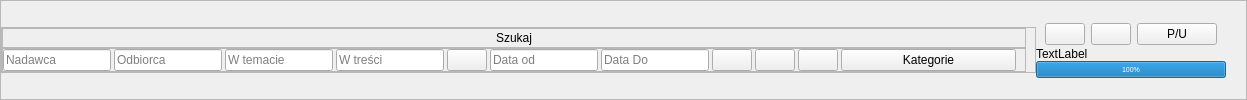
                      <widget class="QFrame" name="serchEmailFrame">
                       <property name="sizePolicy">
                        <sizepolicy hsizetype="Preferred" vsizetype="Fixed">
                         <horstretch>0</horstretch>
                         <verstretch>0</verstretch>
                        </sizepolicy>
                       </property>
                       <property name="frameShape">
                        <enum>QFrame::Shape::StyledPanel</enum>
                       </property>
                       <property name="frameShadow">
                        <enum>QFrame::Shadow::Raised</enum>
                       </property>
                       <layout class="QHBoxLayout" name="horizontalLayout_18">
                        <property name="spacing">
                         <number>0</number>
                        </property>
                        <property name="leftMargin">
                         <number>0</number>
                        </property>
                        <property name="topMargin">
                         <number>0</number>
                        </property>
                        <property name="bottomMargin">
                         <number>0</number>
                        </property>
                        <item>
                         <widget class="QFrame" name="frame_11">
                          <property name="sizePolicy">
                           <sizepolicy hsizetype="Preferred" vsizetype="Fixed">
                            <horstretch>0</horstretch>
                            <verstretch>0</verstretch>
                           </sizepolicy>
                          </property>
                          <property name="frameShape">
                           <enum>QFrame::Shape::StyledPanel</enum>
                          </property>
                          <property name="frameShadow">
                           <enum>QFrame::Shadow::Raised</enum>
                          </property>
                          <layout class="QVBoxLayout" name="verticalLayout_22">
                           <property name="spacing">
                            <number>0</number>
                           </property>
                           <property name="sizeConstraint">
                            <enum>QLayout::SizeConstraint::SetDefaultConstraint</enum>
                           </property>
                           <property name="leftMargin">
                            <number>0</number>
                           </property>
                           <property name="topMargin">
                            <number>0</number>
                           </property>
                           <property name="bottomMargin">
                            <number>0</number>
                           </property>
                           <item>
                            <widget class="QFrame" name="frame_12">
                             <property name="sizePolicy">
                              <sizepolicy hsizetype="Preferred" vsizetype="Fixed">
                               <horstretch>0</horstretch>
                               <verstretch>0</verstretch>
                              </sizepolicy>
                             </property>
                             <property name="frameShape">
                              <enum>QFrame::Shape::StyledPanel</enum>
                             </property>
                             <property name="frameShadow">
                              <enum>QFrame::Shadow::Raised</enum>
                             </property>
                             <layout class="QVBoxLayout" name="verticalLayout_23">
                              <property name="topMargin">
                               <number>2</number>
                              </property>
                              <property name="bottomMargin">
                               <number>2</number>
                              </property>
                              <item>
                               <widget class="QLabel" name="label_10">
                                <property name="sizePolicy">
                                 <sizepolicy hsizetype="Preferred" vsizetype="Fixed">
                                  <horstretch>0</horstretch>
                                  <verstretch>0</verstretch>
                                 </sizepolicy>
                                </property>
                                <property name="text">
                                 <string>Szukaj</string>
                                </property>
                                <property name="alignment">
                                 <set>Qt::AlignmentFlag::AlignCenter</set>
                                </property>
                               </widget>
                              </item>
                             </layout>
                            </widget>
                           </item>
                           <item>
                            <widget class="QFrame" name="frame_10">
                             <property name="sizePolicy">
                              <sizepolicy hsizetype="Expanding" vsizetype="Fixed">
                               <horstretch>0</horstretch>
                               <verstretch>0</verstretch>
                              </sizepolicy>
                             </property>
                             <property name="frameShape">
                              <enum>QFrame::Shape::StyledPanel</enum>
                             </property>
                             <property name="frameShadow">
                              <enum>QFrame::Shadow::Raised</enum>
                             </property>
                             <layout class="QHBoxLayout" name="horizontalLayout_14" stretch="1,1,1,1,0,1,1,0,0,0,1">
                              <property name="spacing">
                               <number>3</number>
                              </property>
                              <property name="sizeConstraint">
                               <enum>QLayout::SizeConstraint::SetDefaultConstraint</enum>
                              </property>
                              <property name="leftMargin">
                               <number>0</number>
                              </property>
                              <property name="topMargin">
                               <number>0</number>
                              </property>
                              <property name="bottomMargin">
                               <number>0</number>
                              </property>
                              <item>
                               <widget class="QLineEdit" name="seachName">
                                <property name="placeholderText">
                                 <string>Nadawca</string>
                                </property>
                               </widget>
                              </item>
                              <item>
                               <widget class="QLineEdit" name="seachSurname">
                                <property name="text">
                                 <string/>
                                </property>
                                <property name="placeholderText">
                                 <string>Odbiorca</string>
                                </property>
                               </widget>
                              </item>
                              <item>
                               <widget class="QLineEdit" name="searchDate">
                                <property name="placeholderText">
                                 <string>W temacie</string>
                                </property>
                               </widget>
                              </item>
                              <item>
                               <widget class="QLineEdit" name="searchBody">
                                <property name="placeholderText">
                                 <string>W treści</string>
                                </property>
                               </widget>
                              </item>
                              <item>
                               <widget class="QPushButton" name="startDataBtn">
                                <property name="sizePolicy">
                                 <sizepolicy hsizetype="Fixed" vsizetype="Fixed">
                                  <horstretch>0</horstretch>
                                  <verstretch>0</verstretch>
                                 </sizepolicy>
                                </property>
                                <property name="cursor">
                                 <cursorShape>PointingHandCursor</cursorShape>
                                </property>
                                <property name="toolTip">
                                 <string>Zakres czasowy wiadomości</string>
                                </property>
                                <property name="autoFillBackground">
                                 <bool>false</bool>
                                </property>
                                <property name="inputMethodHints">
                                 <set>Qt::InputMethodHint::ImhNone</set>
                                </property>
                                <property name="text">
                                 <string/>
                                </property>
                                <property name="autoRepeatInterval">
                                 <number>100</number>
                                </property>
                                <property name="autoDefault">
                                 <bool>false</bool>
                                </property>
                                <property name="default">
                                 <bool>false</bool>
                                </property>
                               </widget>
                              </item>
                              <item>
                               <widget class="QLineEdit" name="startDataLabel">
                                <property name="readOnly">
                                 <bool>true</bool>
                                </property>
                                <property name="placeholderText">
                                 <string>Data od</string>
                                </property>
                               </widget>
                              </item>
                              <item>
                               <widget class="QLineEdit" name="endDataLabel">
                                <property name="text">
                                 <string/>
                                </property>
                                <property name="readOnly">
                                 <bool>true</bool>
                                </property>
                                <property name="placeholderText">
                                 <string>Data Do</string>
                                </property>
                               </widget>
                              </item>
                              <item>
                               <widget class="QCustomQPushButton" name="show_flags_btn">
                                <property name="cursor">
                                 <cursorShape>PointingHandCursor</cursorShape>
                                </property>
                                <property name="toolTip">
                                 <string>&lt;html&gt;&lt;head/&gt;&lt;body&gt;&lt;p&gt;Pokaż wszystkie zaznaczone flagi&lt;/p&gt;&lt;/body&gt;&lt;/html&gt;</string>
                                </property>
                                <property name="text">
                                 <string/>
                                </property>
                                <property name="icon">
                                 <iconset>
                                  <normaloff>:/feather/icons/feather/flag.png</normaloff>:/feather/icons/feather/flag.png</iconset>
                                </property>
                                <property name="checkable">
                                 <bool>true</bool>
                                </property>
                               </widget>
                              </item>
                              <item>
                               <widget class="QPushButton" name="show_table_btn">
                                <property name="cursor">
                                 <cursorShape>PointingHandCursor</cursorShape>
                                </property>
                                <property name="toolTip">
                                 <string>&lt;html&gt;&lt;head/&gt;&lt;body&gt;&lt;p&gt;Pokaż całą tabelę&lt;/p&gt;&lt;/body&gt;&lt;/html&gt;</string>
                                </property>
                                <property name="text">
                                 <string/>
                                </property>
                               </widget>
                              </item>
                              <item>
                               <widget class="QPushButton" name="clearBtn">
                                <property name="cursor">
                                 <cursorShape>PointingHandCursor</cursorShape>
                                </property>
                                <property name="toolTip">
                                 <string>&lt;html&gt;&lt;head/&gt;&lt;body&gt;&lt;p&gt;Wyszyść filtry&lt;/p&gt;&lt;/body&gt;&lt;/html&gt;</string>
                                </property>
                                <property name="text">
                                 <string/>
                                </property>
                               </widget>
                              </item>
                              <item>
                               <widget class="QPushButton" name="tagPuschBtn">
                                <property name="sizePolicy">
                                 <sizepolicy hsizetype="Preferred" vsizetype="Expanding">
                                  <horstretch>0</horstretch>
                                  <verstretch>0</verstretch>
                                 </sizepolicy>
                                </property>
                                <property name="minimumSize">
                                 <size>
                                  <width>175</width>
                                  <height>0</height>
                                 </size>
                                </property>
                                <property name="cursor">
                                 <cursorShape>PointingHandCursor</cursorShape>
                                </property>
                                <property name="toolTip">
                                 <string>Wybierz kategorie do sortowania</string>
                                </property>
                                <property name="text">
                                 <string>Kategorie</string>
                                </property>
                               </widget>
                              </item>
                             </layout>
                            </widget>
                           </item>
                          </layout>
                         </widget>
                        </item>
                        <item>
                         <widget class="QWidget" name="widget_41" native="true">
                          <property name="sizePolicy">
                           <sizepolicy hsizetype="Fixed" vsizetype="Fixed">
                            <horstretch>0</horstretch>
                            <verstretch>0</verstretch>
                           </sizepolicy>
                          </property>
                          <layout class="QVBoxLayout" name="verticalLayout_42">
                           <property name="spacing">
                            <number>0</number>
                           </property>
                           <property name="leftMargin">
                            <number>0</number>
                           </property>
                           <property name="topMargin">
                            <number>0</number>
                           </property>
                           <property name="bottomMargin">
                            <number>0</number>
                           </property>
                           <item>
                            <widget class="QWidget" name="widget_7" native="true">
                             <property name="sizePolicy">
                              <sizepolicy hsizetype="Preferred" vsizetype="Fixed">
                               <horstretch>0</horstretch>
                               <verstretch>0</verstretch>
                              </sizepolicy>
                             </property>
                             <layout class="QHBoxLayout" name="horizontalLayout_13">
                              <property name="topMargin">
                               <number>2</number>
                              </property>
                              <property name="bottomMargin">
                               <number>2</number>
                              </property>
                              <item>
                               <widget class="QPushButton" name="export_pdf">
                                <property name="cursor">
                                 <cursorShape>PointingHandCursor</cursorShape>
                                </property>
                                <property name="toolTip">
                                 <string>&lt;html&gt;&lt;head/&gt;&lt;body&gt;&lt;p&gt;Eksportuj do PDF'a&lt;/p&gt;&lt;/body&gt;&lt;/html&gt;</string>
                                </property>
                                <property name="text">
                                 <string/>
                                </property>
                                <property name="icon">
                                 <iconset>
                                  <normaloff>:/font_awesome/regular/icons/font_awesome/regular/file-pdf.png</normaloff>:/font_awesome/regular/icons/font_awesome/regular/file-pdf.png</iconset>
                                </property>
                               </widget>
                              </item>
                              <item>
                               <widget class="QPushButton" name="exportExelBtn">
                                <property name="cursor">
                                 <cursorShape>PointingHandCursor</cursorShape>
                                </property>
                                <property name="toolTip">
                                 <string>&lt;html&gt;&lt;head/&gt;&lt;body&gt;&lt;p&gt;Eksportuj do excel'a&lt;/p&gt;&lt;/body&gt;&lt;/html&gt;</string>
                                </property>
                                <property name="text">
                                 <string/>
                                </property>
                                <property name="icon">
                                 <iconset>
                                  <normaloff>:/font_awesome/regular/icons/font_awesome/regular/file-excel.png</normaloff>:/font_awesome/regular/icons/font_awesome/regular/file-excel.png</iconset>
                                </property>
                               </widget>
                              </item>
                              <item>
                               <widget class="QPushButton" name="detailsBtn">
                                <property name="text">
                                 <string>P/U</string>
                                </property>
                               </widget>
                              </item>
                             </layout>
                            </widget>
                           </item>
                           <item>
                            <widget class="QWidget" name="widget_42" native="true">
                             <layout class="QHBoxLayout" name="horizontalLayout_50">
                              <property name="spacing">
                               <number>0</number>
                              </property>
                              <property name="leftMargin">
                               <number>0</number>
                              </property>
                              <property name="topMargin">
                               <number>0</number>
                              </property>
                              <property name="rightMargin">
                               <number>0</number>
                              </property>
                              <property name="bottomMargin">
                               <number>0</number>
                              </property>
                              <item>
                               <widget class="QLabel" name="exportCountLabel">
                                <property name="text">
                                 <string>TextLabel</string>
                                </property>
                               </widget>
                              </item>
                             </layout>
                            </widget>
                           </item>
                           <item>
                            <widget class="QProgressBar" name="progressBar">
                             <property name="font">
                              <font>
                               <pointsize>5</pointsize>
                              </font>
                             </property>
                             <property name="value">
                              <number>100</number>
                             </property>
                            </widget>
                           </item>
                          </layout>
                         </widget>
                        </item>
                       </layout>
                      </widget>
